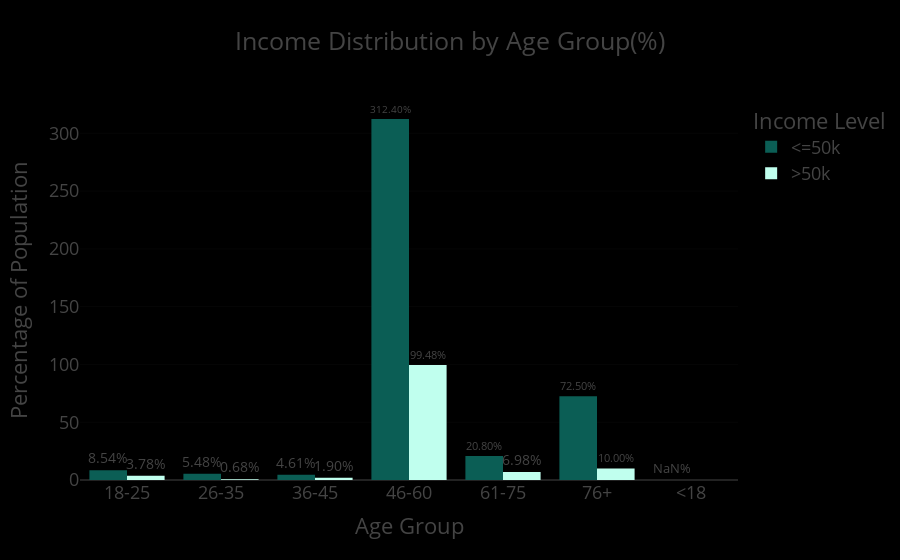

This figure's notebook cell:
### Code cell
fig = px.bar(
    adult_df_income_age,
    x = 'age_group',
    y = 'percentage',
    color = 'income',
    title='Income Distribution by Age Group(%)',
    barmode='group',
    color_discrete_sequence=['#0b5e55', '#c0ffee'],
    text='percentage'
)
fig.update_traces(texttemplate = '%{text:.2f}%', textposition='outside')
fig.update_layout(template='presentation', legend_title=dict(text='Income Level'), xaxis_title='Age Group', yaxis_title='Percentage of Population', paper_bgcolor='rgb(0, 0, 0)', plot_bgcolor='rgb(0, 0, 0)')
fig.show()
fig.write_image(os.path.join(results_dir, 'income_distribution_by_agegroupbar.jpg'))
fig.write_image(os.path.join(results_dir, 'income_distribution_by_agegroupbar.png'))
fig.write_html(os.path.join(results_dir, 'income_distribution_by_agegroupbar.html'))

### Figure 1 — Plotly figure (JSON) as saved in the notebook; plotly's stock layout.template omitted (floating-point values rounded to 4 significant figures)
{"data": [{"alignmentgroup": "True", "hovertemplate": "income=<=50k<br>age_group=%{x}<br>percentage=%{text}<extra></extra>", "legendgroup": "<=50k", "marker": {"color": "#0b5e55", "pattern": {"shape": ""}}, "name": "<=50k", "offsetgroup": "<=50k", "orientation": "v", "showlegend": true, "text": [8.537, 5.482, 4.612, 312.4, 20.8, 72.5, NaN], "textposition": "outside", "texttemplate": "%{text:.2f}%", "type": "bar", "x": ["18-25", "26-35", "36-45", "46-60", "61-75", "76+", "<18"], "xaxis": "x", "y": [8.537, 5.482, 4.612, 312.4, 20.8, 72.5, NaN], "yaxis": "y"}, {"alignmentgroup": "True", "hovertemplate": "income=>50k<br>age_group=%{x}<br>percentage=%{text}<extra></extra>", "legendgroup": ">50k", "marker": {"color": "#c0ffee", "pattern": {"shape": ""}}, "name": ">50k", "offsetgroup": ">50k", "orientation": "v", "showlegend": true, "text": [3.782, 0.6823, 1.9, 99.48, 6.982, 10.0], "textposition": "outside", "texttemplate": "%{text:.2f}%", "type": "bar", "x": ["18-25", "26-35", "36-45", "46-60", "61-75", "76+"], "xaxis": "x", "y": [3.782, 0.6823, 1.9, 99.48, 6.982, 10.0], "yaxis": "y"}], "layout": {"autosize": true, "barmode": "group", "legend": {"title": {"text": "Income Level"}, "tracegroupgap": 0}, "paper_bgcolor": "rgb(0, 0, 0)", "plot_bgcolor": "rgb(0, 0, 0)", "title": {"text": "Income Distribution by Age Group(%)"}, "xaxis": {"anchor": "y", "autorange": true, "domain": [0, 1], "range": [-0.5, 6.5], "title": {"text": "Age Group"}, "type": "category"}, "yaxis": {"anchor": "x", "autorange": true, "domain": [0, 1], "range": [0, 328.8], "title": {"text": "Percentage of Population"}, "type": "linear"}}}
